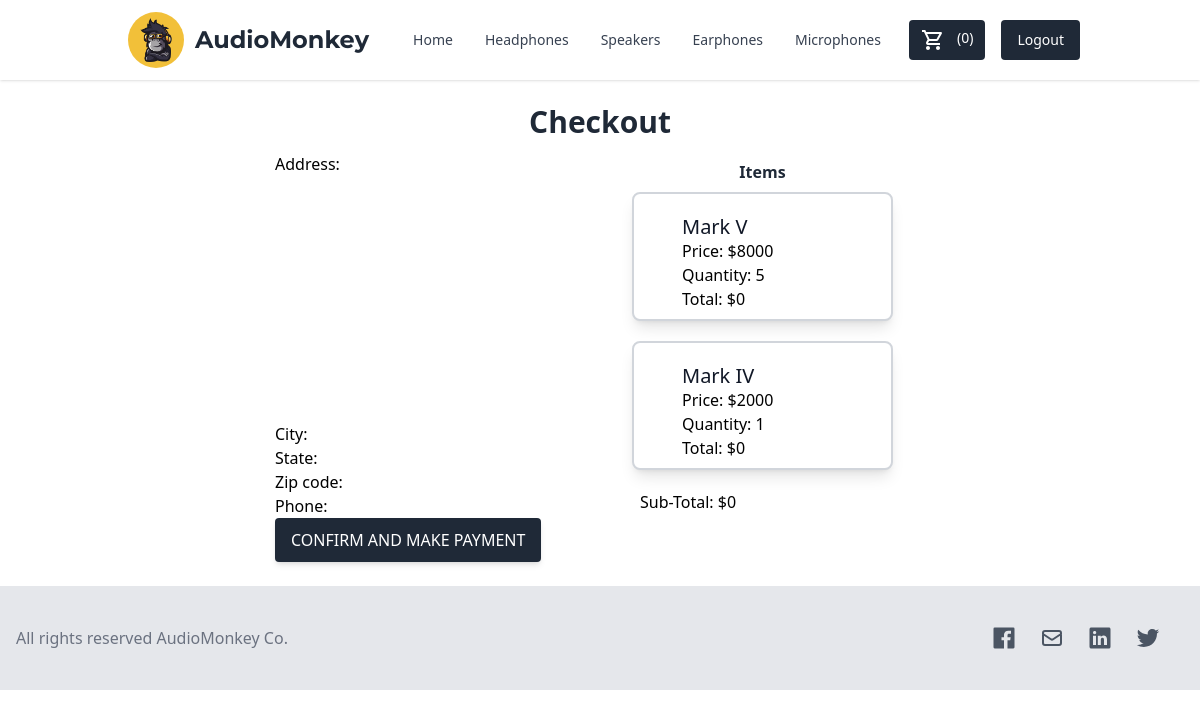
The app's page /checkout (signed in), older data.
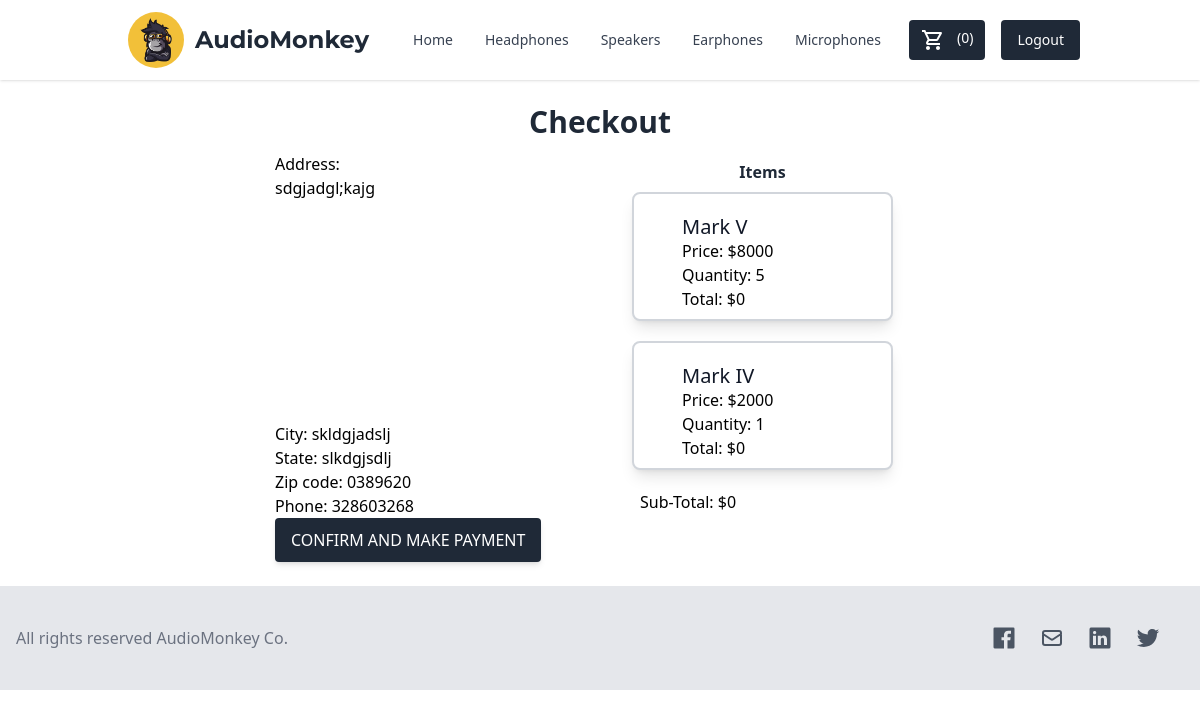
The same page, newer data.
### shop/models.py (models this page shows, shortened)
class ShippingAddress(models.Model):
    user = models.OneToOneField(User, on_delete=models.CASCADE)
    address = models.TextField()
    city = models.CharField(max_length=150)
    state = models.CharField(max_length=150)
    zip_code = models.CharField(max_length=20)
    phone = models.IntegerField()

### shop/views.py (the view)
# urls.py: path('checkout', views.checkout, name="checkout"),
@login_required
def checkout(request):
    if request.method == 'POST':
        form = ShippingAddressForm(request.POST)
        if form.is_valid():
            address = form.save(commit=False)
            address.user = request.user
            address.save()
            messages.success(request, "Order Placed")
            return redirect('/')
    else:
        address = ShippingAddress.objects.filter(user=request.user).first()
        order, created = Order.objects.get_or_create(user=request.user)
        subTotal = order.orderTotal
        items = order.orderitem_set.all()
        cart = createCart(request)
        if address:
            form = ShippingAddressForm(instance=address)
        else:
            form = ShippingAddressForm()
        return render(request, 'shop/checkout.html', {'form': form, 'items': items, 'subTotal': subTotal})

### shop/forms.py
class ShippingAddressForm(forms.ModelForm):
    class Meta:
        model = ShippingAddress
        fields = ['address', 'city', 'state', 'zip_code', 'phone']

### shop/views.py (called while the page is built)
def createCart(request):
    items = Item.objects.all()
    cart = dict()
    user = request.user
    order = Order.objects.filter(user=user, placed=False).first()
    if order:
        orderItems = OrderItem.objects.filter(order = order)
        if orderItems:
            for item in orderItems.values_list('item_id', 'quantity'):
                cart[item[0]] = item[1]
            for item in items:
                if not cart.get(item.id):
                    cart[item.id] = 0
        else:
            for item in items:
                OrderItem.objects.create(order=order, item=item)
                cart[item.id] = 0
    return cart

### shop/templates/shop/checkout.html (shortened to what this page needs)
{% extends 'shop/base.html' %}
{% load tailwind_filters %}
{% block body %}
<div class="w-[650px] mx-auto my-6">
    <div class="text-3xl font-bold text-gray-800 text-center mb-3">Checkout</div>
    <div class="flex">
        <form method="post" class="w-1/2">
            {{form|crispy}}
            <button type="submit" class="inline-block px-4 py-3 bg-gray-800 text-white font-medium text-base leading-tight uppercase rounded shadow-md hover:bg-gray-700 hover:shadow-lg focus:bg-gray-700 focus:shadow-lg focus:outline-none focus:ring-0 active:bg-gray-800 active:shadow-lg transition duration-150 ease-in-out dec-button">Confirm and Make Payment</button>
        </form>
        <div class="w-1/2 mx-8 my-2">
            <div class="text-base font-bold text-gray-800 text-center mb-2">Items</div>
            {% for item in items %}
            {% if item.quantity %}
            <div class="flex flex-wrap w-full justify-center mb-5" id="card-{{item.item.id}}">
              <div class="flex flex-col gap-3 p-2 rounded-lg shadow-lg bg-white w-full border-2 border-gray-300">
                <div>
                  <a href="{% url 'detail-item' item.item.slug %}">
                    <h5 class="text-gray-900 text-xl leading-tight font-medium  mx-10">{{item.item.name}}</h5>
                  </a>
                  <div class="flex flex-col mx-8">
                    <span class="text-base mx-2 my-auto">Price: ${{item.item.price}}</span>
                    <span class="text-base mx-2 my-auto">Quantity: {{item.quantity}}</span>
                    <span class="text-base mx-2 my-auto">Total: ${{ item.orderItemTotal }}</span>
                  </div>
                </div>
              </div>
            </div>
            {% endif %}
            {% endfor %}
            <span class="text-base mx-2 my-auto">Sub-Total: ${{ subTotal }}</span>
        </div>
    </div>
</div>
{% endblock body %}

Row changes from the older to the newer data that the page shows:
added ShippingAddress: address "sdgjadgl;kajg", city "skldgjadslj", state "slkdgjsdlj", zip_code "0389620", phone "328603268"
